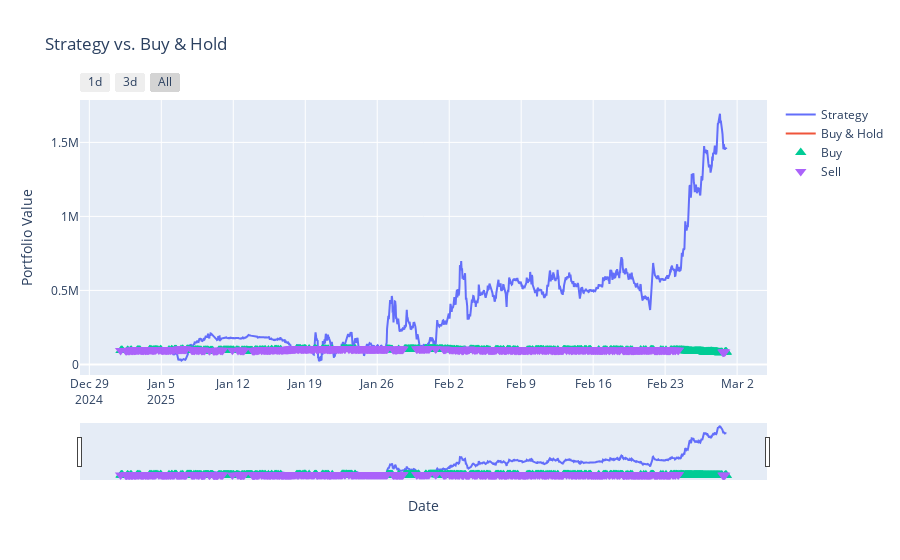

Source (notebook cell):
### Code cell
e = Engine(asset_type= 'cryptocurrencies')
e.add_data(validate_frame)  #
e.add_strategy(XGBoostStrategy(
    model=loaded_model,
    bet_size=best_params["bet_size"],
    initial_data=initial_val_frame,  # Pass initial data for sequencing
))
val_stats = e.run()
fig = e.plot()

### Figure 1 — Plotly figure (JSON) as saved in the notebook; plotly's stock layout.template omitted (floating-point values rounded to 4 significant figures; data arrays with more than 128 entries replaced by an {"elided": "..."} marker saying what was removed)
{"data": [{"mode": "lines", "name": "Strategy", "type": "scatter", "x": {"elided": "1416 str values"}, "y": {"elided": "1416 float values"}}, {"mode": "lines", "name": "Buy & Hold", "type": "scatter", "x": {"elided": "1416 str values"}, "y": {"elided": "1416 float values"}}, {"marker": {"size": 10, "symbol": "triangle-up"}, "mode": "markers", "name": "Buy", "type": "scatter", "x": {"elided": "552 str values"}, "y": {"elided": "552 float values"}}, {"marker": {"size": 10, "symbol": "triangle-down"}, "mode": "markers", "name": "Sell", "type": "scatter", "x": {"elided": "708 str values"}, "y": {"elided": "708 float values"}}], "layout": {"hovermode": "x unified", "title": {"text": "Strategy vs. Buy & Hold"}, "xaxis": {"rangeselector": {"buttons": [{"count": 24, "label": "1d", "step": "hour", "stepmode": "backward"}, {"count": 72, "label": "3d", "step": "hour", "stepmode": "backward"}, {"label": "All", "step": "all"}]}, "rangeslider": {"visible": true}, "title": {"text": "Date"}, "type": "date"}, "yaxis": {"title": {"text": "Portfolio Value"}}}}
